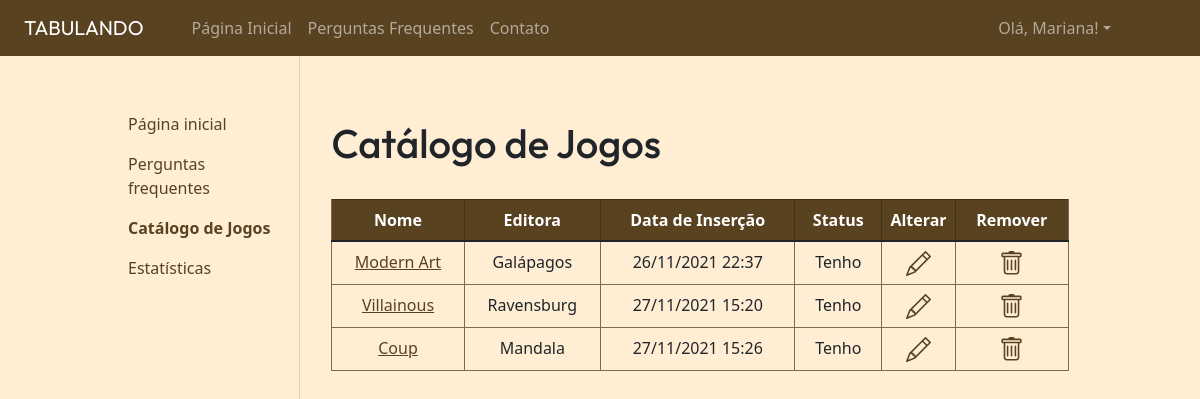
Page /catalogo/ (signed in) on the committed database.
### projeto/models.py (models this page shows)
class Catalogo(models.Model):
    codigo = models.BigAutoField(primary_key=True)
    jogo = models.ForeignKey(Jogo, blank=True, null=True, on_delete=models.CASCADE)
    usuario = models.ForeignKey(User, blank=True, null=True, on_delete=models.CASCADE)
    data_insercao = models.DateTimeField(default=datetime.datetime.now, blank=True, null=True)
    status = models.IntegerField(blank=True, null=True)
    class Meta:
        db_table = 'catalogo'

### projeto/views.py (the view)
# urls.py: path('catalogo/', views.catalogo, name='catalogo'),
@login_required
def catalogo(request):
    usuario = request.user
    catalogo = Catalogo.objects.filter(usuario_id=usuario.id)
    catalogo = catalogo.annotate(nome_jogo=F('jogo__nome'))
    catalogo = catalogo.annotate(editora=F('jogo__editora'))
    catalogo = catalogo.annotate(codigo_jogo=F('jogo__codigo'))
    catalogo = catalogo.values('codigo', 'nome_jogo', 'editora', 'data_insercao', 'status', 'codigo_jogo')
    for registro in catalogo:
        registro["status_str"] = retorna_status(registro['status'])
    if len(catalogo) > 0:
        form = AlteraRegistro(initial={'status': registro['status']})
    else:
        form = AlteraRegistro()
    context = {
        'catalogo': catalogo,
        'form': form,
    }
    return render(request, "catalogo.html", context)

### projeto/auxiliar.py (called while the page is built, shortened)
def retorna_status(status):
    if status == 1:
        return "Tenho"

### templates/catalogo.html (shortened to what this page needs)
{% extends 'template_base.html' %}
{% block content %}
<h1 class="fonte-outfit">Catálogo de Jogos</h1>
{% if catalogo %}
<div class="table-responsive">
<table class="table table-bordered table-hover tabela-catalogo">
    <thead class="fundo-marrom-escuro cor-fonte-branca cabecalho-tabela">
        <tr>
            <th> Nome </th>
            <th> Editora </th>
            <th> Data de Inserção</th>
            <th> Status</th>
            <th class="coluna-alterar-status"> Alterar </th>
            <th> Remover</th>
        </tr>
    </thead>
    <tbody>
        {% for registro in catalogo %}
        <tr>
            <td> <a class="link" href="{% url 'pagina_jogo' registro.codigo_jogo %}">{{ registro.nome_jogo }}</a></td>
            <td> {{ registro.editora }}</td>
            <td> {{ registro.data_insercao|date:"d/m/Y" }} {{ registro.data_insercao|time:"H:i" }}</td>
            <td> {{ registro.status_str }}</td>
            <td>
                <a class="link" href="#" data-bs-toggle="modal" data-bs-target="#modal_alterar_{{ registro.codigo }}">
                </a>
            </td>
            <td>
                <a class="link" href="#" data-bs-toggle="modal" data-bs-target="#modal_confirmar_remocao_{{ registro.codigo }}">
                </a>
            </td>
        </tr>
        {% endfor %}
    </tbody>
</table>
</div>
{% else %}
<p>Não há nenhum registro presente no catálogo.</p>
<p>Para criar um registro, clique <a class="link" href="{% url 'adicionar_registro' %}">aqui</a>.</p>
{% endif %}
{% endblock %}

### templates/login_dropdown.html (shortened to what this page needs)
{% if user.is_authenticated %}
<a class="nav-link dropdown-toggle" href="#" id="navbarDropdown" role="button" data-bs-toggle="dropdown" aria-haspopup="true" aria-expanded="false">Olá, {{ user.first_name }}!</a>
{% endif %}

### static/tabulando/css/style.css (style rules this page uses)
:root { --marrom_escuro: rgba(62, 39, 4, 0.864); --bege: rgba(255, 235, 204, 0.829); --marrom_jumbotron: rgba(62, 39, 4, 0.075); --marrom_sidebar: rgba(62, 39, 4, 0.144); --marrom_tabela: rgba(62, 39, 4, 0.664); }
.fundo-marrom-escuro { background-color: var(--marrom_escuro); }
.fundo-total { background-color: var(--bege); }
.cor-fonte-branca { color:white; }
.fonte-outfit { font-family: 'Outfit', sans-serif; }
.link { color: var(--marrom_escuro); }
.table-bordered { border:1px solid var(--marrom_tabela); }
.coluna-alterar-status { width:10%; }
.tabela-catalogo { text-align: center; }
.tabela-catalogo thead tr th { vertical-align: middle; }

### rows in the picture
Catalogo: nome_jogo "Modern Art", editora "Galápagos", data_insercao "26/11/2021", data_insercao "22:37", status_str "Tenho"
Catalogo: nome_jogo "Villainous", editora "Ravensburg", data_insercao "27/11/2021", data_insercao "15:20", status_str "Tenho"
Catalogo: nome_jogo "Coup", editora "Mandala", data_insercao "27/11/2021", data_insercao "15:26", status_str "Tenho"

### other values in the picture
{{ user.first_name }} "Mariana"
